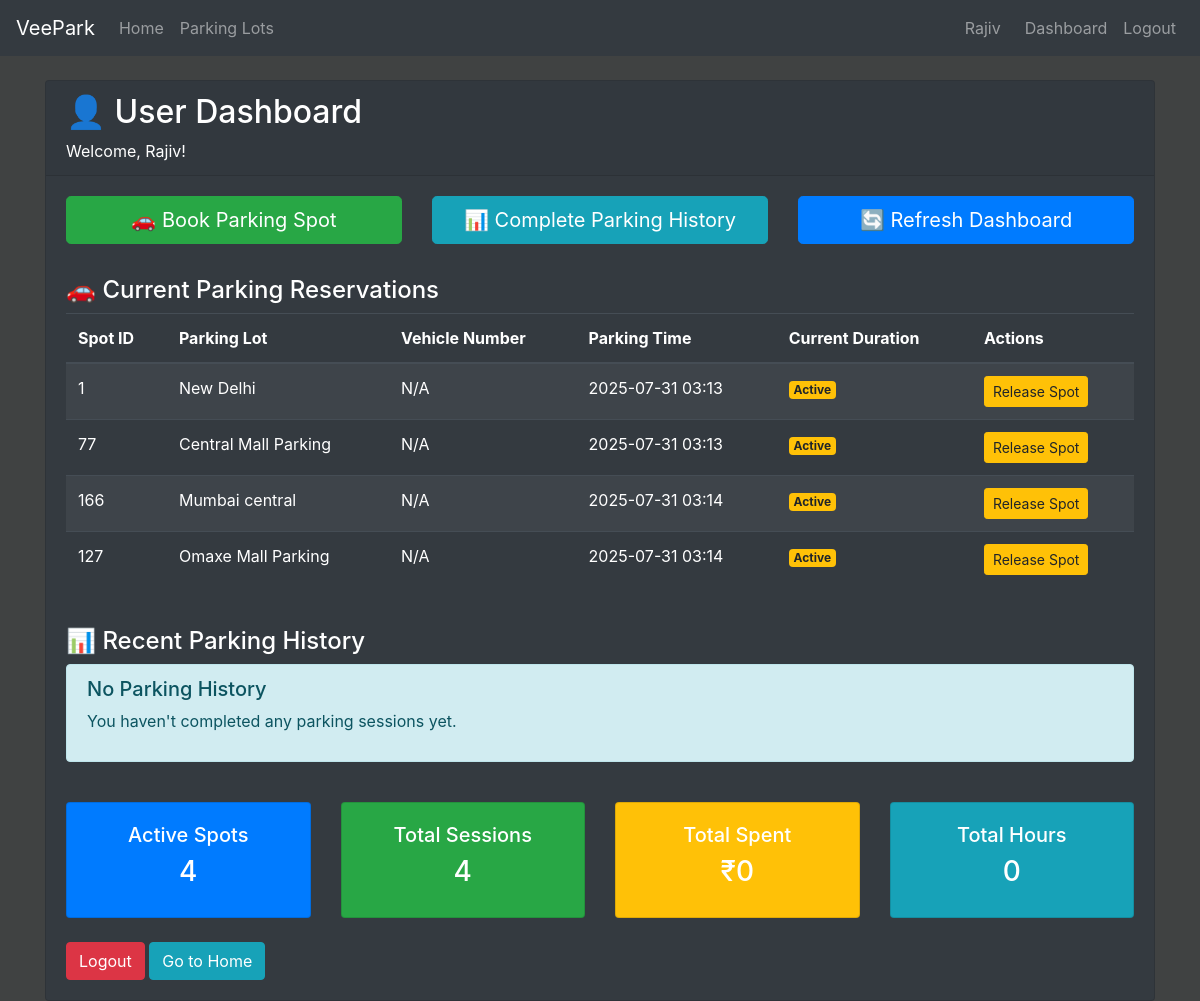
Screenshot of /user/dashboard (signed in) with the database file from the repository.
### models/models.py (models this page shows, shortened)
class ParkingSpot(db.Model):
    __tablename__ = 'parking_spot'
    id=db.Column(db.Integer(), primary_key=True)
    lotid=db.Column(db.Integer(), db.ForeignKey('parking_lot.id'), nullable=False)
    status = db.Column(db.String(5), default="A")
    veichleNumber=db.Column(db.String(20), nullable=True)

class ParkingLot(db.Model):
    __tablename__ = 'parking_lot'
    id=db.Column(db.Integer(), primary_key=True)
    location = db.Column(db.String(50), nullable=False)
    pincode=db.Column(db.Integer(), nullable=False)
    price=db.Column(db.Integer(), nullable=False)
    maxSpots=db.Column(db.Integer(), nullable=False)
    address=db.Column(db.String(200), nullable=False)
    occupied=db.Column(db.Integer(), default=0)
    parking_spots = db.relationship('ParkingSpot', backref='parking_lot', lazy=True)

class ReserveParkingSpot(db.Model):
    __tablename__ = 'reserve_parking_spot'
    id=db.Column(db.Integer(), primary_key=True)
    spotid=db.Column(db.Integer(), db.ForeignKey('parking_spot.id'), nullable=False)
    lotid=db.Column(db.Integer(), db.ForeignKey('parking_lot.id'), nullable=False)
    email=db.Column(db.String(25), db.ForeignKey('user.email'), nullable=False)
    veichleNumber=db.Column(db.String(50), nullable=True)
    parking_time=db.Column(db.DateTime, nullable=False, default=datetime.datetime.now)
    release_time=db.Column(db.DateTime, nullable=True)
    parkingcost=db.Column(db.Integer(), nullable=True, default=0)
    ispaid=db.Column(db.Integer(), default=0)
    parking_spot_rel = db.relationship('ParkingSpot', backref='reservations', foreign_keys=[spotid], lazy=True)
    parking_lot_rel = db.relationship('ParkingLot', backref='reservations', foreign_keys=[lotid], lazy=True)

### controllers/controllers.py (the view, shortened to what this page needs)
@controllers.route('/user/dashboard')
def user_dashboard():
    if not session.get('user_id'):
        flash('Please login to access your dashboard.', 'warning')
        return redirect(url_for('controllers.login'))
    user_email = session.get('user_email')
    current_reservations = ReserveParkingSpot.query.filter_by(email=user_email, release_time=None).all()
    current_reservations_with_details = []
    for reservation in current_reservations:
        spot = ParkingSpot.query.get(reservation.spotid)
        lot = ParkingLot.query.get(reservation.lotid)
        if spot and lot:
            current_reservations_with_details.append({
                'reservation': reservation,
                'spot': spot,
                'lot': lot
            })
    historical_reservations = ReserveParkingSpot.query.filter_by(email=user_email).filter(ReserveParkingSpot.release_time.isnot(None)).order_by(ReserveParkingSpot.release_time.desc()).limit(10).all()
    historical_reservations_with_details = []
    return render_template('user_dashboard.html',
                         current_reservations_with_details=current_reservations_with_details,
                         historical_reservations_with_details=historical_reservations_with_details)

### templates/user_dashboard.html (shortened to what this page needs)
{% extends 'index.html' %}
{% block content %}
<div class="container mt-4">
    <div class="row">
        <div class="col-12">
            <div class="card bg-dark text-white">
                <div class="card-header">
                    <h2>👤 User Dashboard</h2>
                    <p class="mb-0">Welcome, {{ session.get('user_fullname', 'User') }}!</p>
                </div>
                <div class="card-body">
                    <div class="row mb-4">
                        <div class="col-md-4">
                            <a href="{{ url_for('controllers.parking_lots') }}" class="btn btn-success btn-lg btn-block mb-2">
                                🚗 Book Parking Spot
                            </a>
                        </div>
                        <div class="col-md-4">
                            <a href="{{ url_for('controllers.user_parking_history') }}" class="btn btn-info btn-lg btn-block mb-2">
                                📊 Complete Parking History
                            </a>
                        </div>
                        <div class="col-md-4">
                            <a href="{{ url_for('controllers.user_dashboard') }}" class="btn btn-primary btn-lg btn-block mb-2">
                                🔄 Refresh Dashboard
                            </a>
                        </div>
                    </div>
                    <div class="row mb-4">
                        <div class="col-12">
                            <h4>🚗 Current Parking Reservations</h4>
                            {% if current_reservations_with_details %}
                                <div class="table-responsive">
                                    <table class="table table-dark table-striped">
                                        <thead>
                                            <tr>
                                                <th>Spot ID</th>
                                                <th>Parking Lot</th>
                                                <th>Vehicle Number</th>
                                                <th>Parking Time</th>
                                                <th>Current Duration</th>
                                                <th>Actions</th>
                                            </tr>
                                        </thead>
                                        <tbody>
                                            {% for item in current_reservations_with_details %}
                                            <tr>
                                                <td>{{ item.spot.id }}</td>
                                                <td>{{ item.lot.location }}</td>
                                                <td>{{ item.reservation.veichleNumber or 'N/A' }}</td>
                                                <td>{{ item.reservation.parking_time.strftime('%Y-%m-%d %H:%M') }}</td>
                                                <td>
                                                    <span class="badge badge-warning">
                                                        Active
                                                    </span>
                                                </td>
                                                <td>
                                                    <form method="POST" action="{{ url_for('controllers.release_parking_spot', reservation_id=item.reservation.id) }}"
                                                          style="display: inline;">
                                                        <button type="submit" class="btn btn-sm btn-warning"
                                                                onclick="return confirm('Are you sure you want to release this parking spot?')">
                                                            Release Spot
                                                        </button>
                                                    </form>
                                                </td>
                                            </tr>
                                            {% endfor %}
                                        </tbody>
                                    </table>
                                </div>
                            {% else %}
                                <div class="alert alert-info">
                                    <h5>No Active Reservations</h5>
                                    <p>You don't have any active parking reservations. Click "Book Parking Spot" to reserve a spot.</p>
                                </div>
                            {% endif %}
                        </div>
                    </div>
                    <div class="row mb-4">
                        <div class="col-12">
                            <h4>📊 Recent Parking History</h4>
                            {% if historical_reservations_with_details %}
                                <div class="table-responsive">
                                    <table class="table table-dark table-striped">
                                        <thead>
                                            <tr>
                                                <th>Spot ID</th>
                                                <th>Parking Lot</th>
                                                <th>Vehicle Number</th>
                                                <th>Parking Time</th>
                                                <th>Release Time</th>
                                                <th>Duration</th>
                                                <th>Cost</th>
                                            </tr>
                                        </thead>
                                        <tbody>
                                            {% for item in historical_reservations_with_details %}
                                            <tr>
                                                <td>{{ item.spot.id }}</td>
                                                <td>{{ item.lot.location }}</td>
                                                <td>{{ item.reservation.veichleNumber or 'N/A' }}</td>
                                                <td>{{ item.reservation.parking_time.strftime('%Y-%m-%d %H:%M') }}</td>
                                                <td>{{ item.reservation.release_time.strftime('%Y-%m-%d %H:%M') }}</td>
                                                <td>
                                                    <span class="badge badge-success">
                                                        {{ item.duration_hours }} hours
                                                    </span>
                                                </td>
                                                <td>₹{{ item.reservation.parkingcost }}</td>
                                            </tr>
                                            {% endfor %}
                                        </tbody>
                                    </table>
                                </div>
                                <div class="text-center mt-3">
                                    <a href="{{ url_for('controllers.user_parking_history') }}" class="btn btn-info">
                                        View Complete History
                                    </a>
                                </div>
                            {% else %}
                                <div class="alert alert-info">
                                    <h5>No Parking History</h5>
                                    <p>You haven't completed any parking sessions yet.</p>
                                </div>
                            {% endif %}
                        </div>
                    </div>
                    <div class="row">
                        <div class="col-md-3">
                            <div class="card bg-primary text-white">
                                <div class="card-body text-center">
                                    <h5>Active Spots</h5>
                                    <h3>{{ current_reservations_with_details|length }}</h3>
                                </div>
                            </div>
                        </div>
                        <div class="col-md-3">
                            <div class="card bg-success text-white">
                                <div class="card-body text-center">
                                    <h5>Total Sessions</h5>
                                    <h3>{{ current_reservations_with_details|length + historical_reservations_with_details|length }}</h3>
                                </div>
                            </div>
                        </div>
                        <div class="col-md-3">
                            <div class="card bg-warning text-white">
                                <div class="card-body text-center">
                                    <h5>Total Spent</h5>
                                    <h3>₹{{ historical_reservations_with_details|sum(attribute='reservation.parkingcost') }}</h3>
                                </div>
                            </div>
                        </div>
                        <div class="col-md-3">
                            <div class="card bg-info text-white">
                                <div class="card-body text-center">
                                    <h5>Total Hours</h5>
                                    <h3>{{ historical_reservations_with_details|selectattr('duration_hours')|sum(attribute='duration_hours')|round(1) }}</h3>
                                </div>
                            </div>
                        </div>
                    </div>
                    <div class="mt-4">
                        <a href="{{ url_for('controllers.logout') }}" class="btn btn-danger">
                            Logout
                        </a>
                        <a href="{{ url_for('controllers.home') }}" class="btn btn-info">
                            Go to Home
                        </a>
                    </div>
                </div>
            </div>
        </div>
    </div>
</div>
{% endblock %}

### templates/index.html (style rules this page uses)
body { background-color: #404242; color:white }

### rows the page displays
ParkingSpot: spot.id "1"
ParkingLot: lot.location "New Delhi"
ReserveParkingSpot: reservation "N/A", reservation.parking_time "2025-07-31 03:13"
ParkingSpot: spot.id "77"
ParkingLot: lot.location "Central Mall Parking"
ReserveParkingSpot: reservation "N/A", reservation.parking_time "2025-07-31 03:13"
ParkingSpot: spot.id "166"
ParkingLot: lot.location "Mumbai central"
ReserveParkingSpot: reservation "N/A", reservation.parking_time "2025-07-31 03:14"
ParkingSpot: spot.id "127"
ParkingLot: lot.location "Omaxe Mall Parking"
ReserveParkingSpot: reservation "N/A", reservation.parking_time "2025-07-31 03:14"

### other values shown
{{ session.get('user_fullname', 'User') }} "Rajiv"
{{ current_reservations_with_details|length }} "4"
